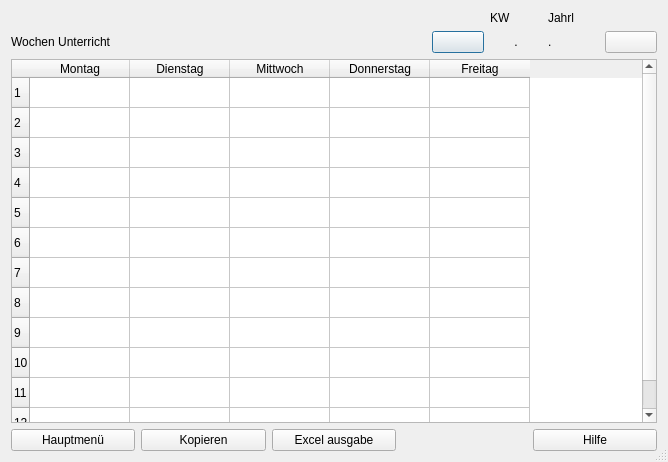
<?xml version="1.0" encoding="UTF-8"?>
<ui version="4.0">
 <class>Dialog</class>
 <widget class="QDialog" name="Dialog">
  <property name="geometry">
   <rect>
    <x>0</x>
    <y>0</y>
    <width>668</width>
    <height>462</height>
   </rect>
  </property>
  <property name="windowTitle">
   <string>Dialog</string>
  </property>
  <property name="sizeGripEnabled">
   <bool>true</bool>
  </property>
  <layout class="QGridLayout" name="gridLayout">
   <item row="1" column="3">
    <widget class="QPushButton" name="pushButton_befor_KW">
     <property name="text">
      <string/>
     </property>
     <property name="icon">
      <iconset>
       <normaloff>../../_Symbole/UsedSymbols/keyboard-left-arrow-button_icon-icons.com_72692.ico</normaloff>../../_Symbole/UsedSymbols/keyboard-left-arrow-button_icon-icons.com_72692.ico</iconset>
     </property>
    </widget>
   </item>
   <item row="3" column="0" colspan="7">
    <layout class="QVBoxLayout" name="verticalLayout">
     <item>
      <widget class="QTableWidget" name="tableWidget_Wochen_Plan">
       <property name="sizeIncrement">
        <size>
         <width>0</width>
         <height>0</height>
        </size>
       </property>
       <property name="baseSize">
        <size>
         <width>0</width>
         <height>0</height>
        </size>
       </property>
       <property name="frameShadow">
        <enum>QFrame::Sunken</enum>
       </property>
       <property name="lineWidth">
        <number>1</number>
       </property>
       <property name="sizeAdjustPolicy">
        <enum>QAbstractScrollArea::AdjustIgnored</enum>
       </property>
       <property name="autoScrollMargin">
        <number>16</number>
       </property>
       <property name="showGrid">
        <bool>true</bool>
       </property>
       <property name="gridStyle">
        <enum>Qt::SolidLine</enum>
       </property>
       <property name="sortingEnabled">
        <bool>false</bool>
       </property>
       <property name="rowCount">
        <number>12</number>
       </property>
       <row/>
       <row/>
       <row/>
       <row/>
       <row/>
       <row/>
       <row/>
       <row/>
       <row/>
       <row/>
       <row/>
       <row/>
       <column>
        <property name="text">
         <string>Montag</string>
        </property>
       </column>
       <column>
        <property name="text">
         <string>Dienstag</string>
        </property>
       </column>
       <column>
        <property name="text">
         <string>Mittwoch</string>
        </property>
       </column>
       <column>
        <property name="text">
         <string>Donnerstag</string>
        </property>
       </column>
       <column>
        <property name="text">
         <string>Freitag</string>
        </property>
       </column>
       <item row="7" column="3">
        <property name="text">
         <string/>
        </property>
        <property name="font">
         <font>
          <pointsize>32</pointsize>
         </font>
        </property>
       </item>
      </widget>
     </item>
     <item>
      <layout class="QHBoxLayout" name="horizontalLayout">
       <item>
        <widget class="QPushButton" name="pushButton_hauptmenue">
         <property name="text">
          <string>Hauptmenü</string>
         </property>
         <property name="icon">
          <iconset>
           <normaloff>../../_Symbole/Icons/computer/log_out.ico</normaloff>../../_Symbole/Icons/computer/log_out.ico</iconset>
         </property>
        </widget>
       </item>
       <item>
        <widget class="QPushButton" name="pushButton">
         <property name="text">
          <string>Kopieren</string>
         </property>
         <property name="icon">
          <iconset>
           <normaloff>../../_Symbole/UsedSymbols/copyblackinterfacesymboloftwopapersheets_79854.ico</normaloff>../../_Symbole/UsedSymbols/copyblackinterfacesymboloftwopapersheets_79854.ico</iconset>
         </property>
        </widget>
       </item>
       <item>
        <widget class="QPushButton" name="pushButton_excel_ausgabe">
         <property name="text">
          <string>Excel ausgabe</string>
         </property>
         <property name="icon">
          <iconset>
           <normaloff>../../_Symbole/UsedSymbols/microsoft_excel_icon_132212.ico</normaloff>../../_Symbole/UsedSymbols/microsoft_excel_icon_132212.ico</iconset>
         </property>
        </widget>
       </item>
       <item>
        <widget class="QLabel" name="label_3">
         <property name="text">
          <string/>
         </property>
        </widget>
       </item>
       <item>
        <widget class="QPushButton" name="pushButton_Hilfe">
         <property name="text">
          <string>Hilfe</string>
         </property>
         <property name="icon">
          <iconset>
           <normaloff>../../_Symbole/UsedSymbols/info_13213.ico</normaloff>../../_Symbole/UsedSymbols/info_13213.ico</iconset>
         </property>
        </widget>
       </item>
      </layout>
     </item>
    </layout>
   </item>
   <item row="1" column="4">
    <widget class="QLabel" name="te_KW">
     <property name="layoutDirection">
      <enum>Qt::LeftToRight</enum>
     </property>
     <property name="styleSheet">
      <string notr="true">font: 26pt &quot;MS Shell Dlg 2&quot;;</string>
     </property>
     <property name="text">
      <string>.</string>
     </property>
     <property name="alignment">
      <set>Qt::AlignCenter</set>
     </property>
    </widget>
   </item>
   <item row="1" column="2">
    <widget class="QLabel" name="label_2">
     <property name="text">
      <string/>
     </property>
    </widget>
   </item>
   <item row="1" column="5">
    <widget class="QLabel" name="label_jahr">
     <property name="styleSheet">
      <string notr="true">font: 26pt &quot;MS Shell Dlg 2&quot;;</string>
     </property>
     <property name="text">
      <string>.</string>
     </property>
    </widget>
   </item>
   <item row="1" column="0">
    <widget class="QLabel" name="label">
     <property name="minimumSize">
      <size>
       <width>300</width>
       <height>0</height>
      </size>
     </property>
     <property name="styleSheet">
      <string notr="true">font: 26pt &quot;MS Shell Dlg 2&quot;;</string>
     </property>
     <property name="text">
      <string>Wochen Unterricht</string>
     </property>
    </widget>
   </item>
   <item row="1" column="6">
    <widget class="QPushButton" name="pushButton_next_KW">
     <property name="text">
      <string/>
     </property>
     <property name="icon">
      <iconset>
       <normaloff>../../_Symbole/UsedSymbols/keyboard-right-arrow-button-1_icon-icons.com_72690.ico</normaloff>../../_Symbole/UsedSymbols/keyboard-right-arrow-button-1_icon-icons.com_72690.ico</iconset>
     </property>
    </widget>
   </item>
   <item row="0" column="4">
    <widget class="QLabel" name="label_4">
     <property name="text">
      <string>KW</string>
     </property>
    </widget>
   </item>
   <item row="0" column="5">
    <widget class="QLabel" name="label_5">
     <property name="text">
      <string>Jahrl</string>
     </property>
    </widget>
   </item>
  </layout>
 </widget>
 <resources/>
 <connections/>
</ui>
